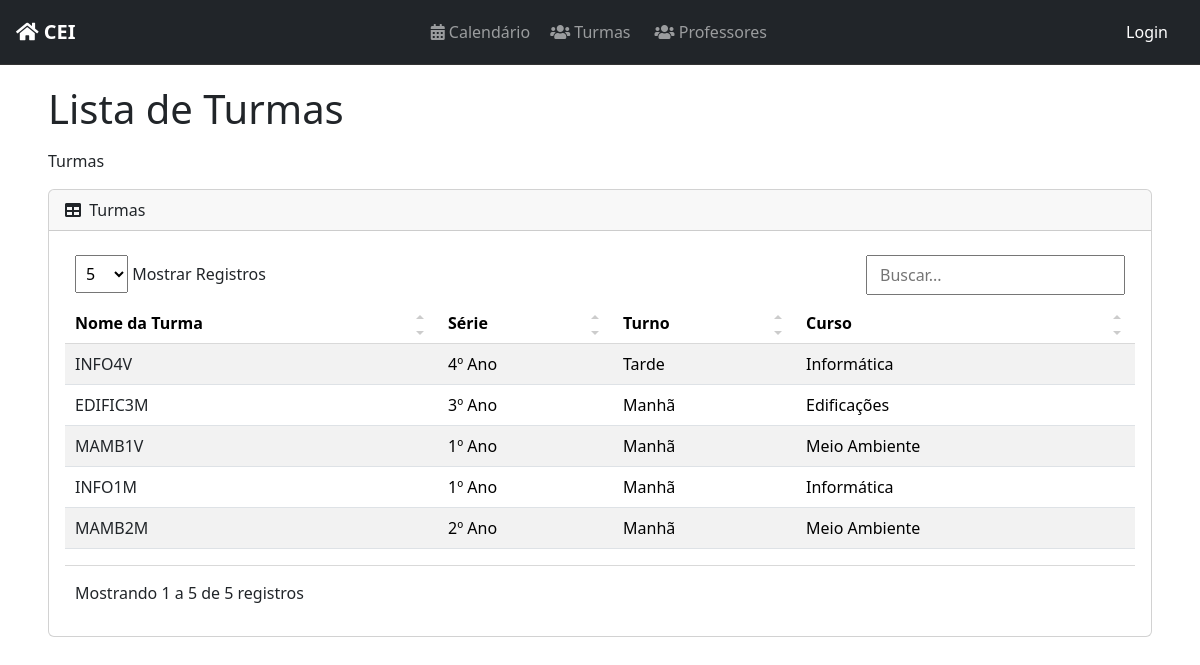
The app's page /turmas/ with its own data.
### classes/models.py (models this page shows, shortened)
class Turma(models.Model):
    TURNO_CHOICES = [
        ('manha', 'Manhã'),
        ('tarde', 'Tarde'),
        ('noite', 'Noite'),
    ]
    CURSO_CHOICES = [
        ('edificacoes', 'Edificações'),
        ('informatica', 'Informática'),
        ('meio_ambiente', 'Meio Ambiente'),
        ('matematica', 'Matemática'),
    ]
    SERIE_CHOICES = [
        ('1', '1º Ano'),
        ('2', '2º Ano'),
        ('3', '3º Ano'),
        ('4', '4º Ano'),
    ]
    nome = models.CharField(max_length=8, unique=True)
    serie = models.CharField(max_length=1, choices=SERIE_CHOICES)
    turno = models.CharField(max_length=5, choices=TURNO_CHOICES)
    curso = models.CharField(max_length=15, choices=CURSO_CHOICES)

### classes/views.py (the view)
# urls.py: path('turmas/', ListaTurmas.as_view(), name='lista-turmas'),
class ListaTurmas(ListView):
    model = Turma
    template_name = 'classes/lista_turmas.html'
    context_object_name = 'turmas'
    def get_context_data(self, **kwargs):
        context = super().get_context_data(**kwargs)
        context['is_admin'] = self.request.user.groups.filter(name="Administrador").exists()
        return context

### tasks/context_processors.py (called while the page is built)
def user_in_discente(request):
    if request.user.is_authenticated:
        return {'user_in_discente': request.user.groups.filter(name="Discente").exists()}
    return {'user_in_discente': False}

### classes/templates/classes/lista_turmas.html (shortened to what this page needs)
{% extends 'base.html' %}
{% load static %}
{% block content %}
<div class="container-fluid">
    <h1 class="mb-3">Lista de Turmas</h1>
    <ol class="breadcrumb mb-3">
        <li class="breadcrumb-item active"><a href="{% url 'lista-turmas' %}" class="text-decoration-none text-dark">Turmas</a></li>
    </ol>
    <div class="card">
        <div class="card-header">
            <i class="fas fa-table me-1"></i>
            Turmas
        </div>
        <div class="card-body">
            <div class="table-responsive">
                <table id="turmaTable" class="table table-striped table-hover">
                    <thead class="table">
                        <tr>
                            <th>Nome da Turma</th>
                            <th>Série</th>
                            <th>Turno</th>
                            <th>Curso</th>
                        </tr>
                    </thead>
                    <tbody>
                        {% for turma in turmas %}
                        <tr class="turma-item">
                            <td>
                                <a href="{% url 'turma_members' turma.id %}" class="text-decoration-none text-dark">
                                    {{ turma.nome }}
                                </a>
                            </td>
                            <td style="color: #6c757d;">{{ turma.get_serie_display }}</td>
                            <td style="color: #6c757d;">{{ turma.get_turno_display }}</td>
                            <td style="color: #6c757d;">{{ turma.get_curso_display }}</td>
                        </tr>
                        {% endfor %}
                    </tbody>
                </table>
            </div>
        </div>
    </div>
</div>
{% endblock %}
{% block scripts %}
<link href="{% static 'css/style.min.css' %}" rel="stylesheet"/>
{% endblock %}

### static/css/styles.css (style rules this page uses)
.container-fluid { padding: 0; }

### records on screen
Turma: nome "INFO4V", serie "4º Ano", turno "Tarde", curso "Informática"
Turma: nome "EDIFIC3M", serie "3º Ano", turno "Manhã", curso "Edificações"
Turma: nome "MAMB1V", serie "1º Ano", turno "Manhã", curso "Meio Ambiente"
Turma: nome "INFO1M", serie "1º Ano", turno "Manhã", curso "Informática"
Turma: nome "MAMB2M", serie "2º Ano", turno "Manhã", curso "Meio Ambiente"
